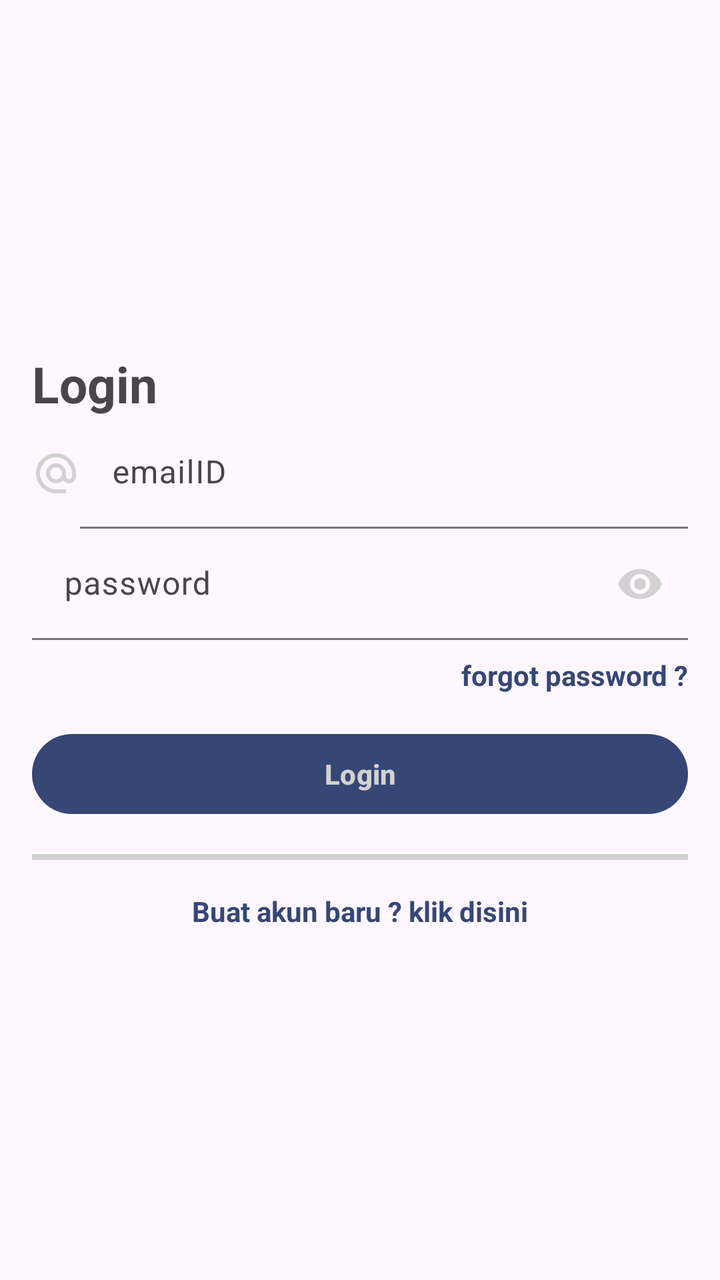
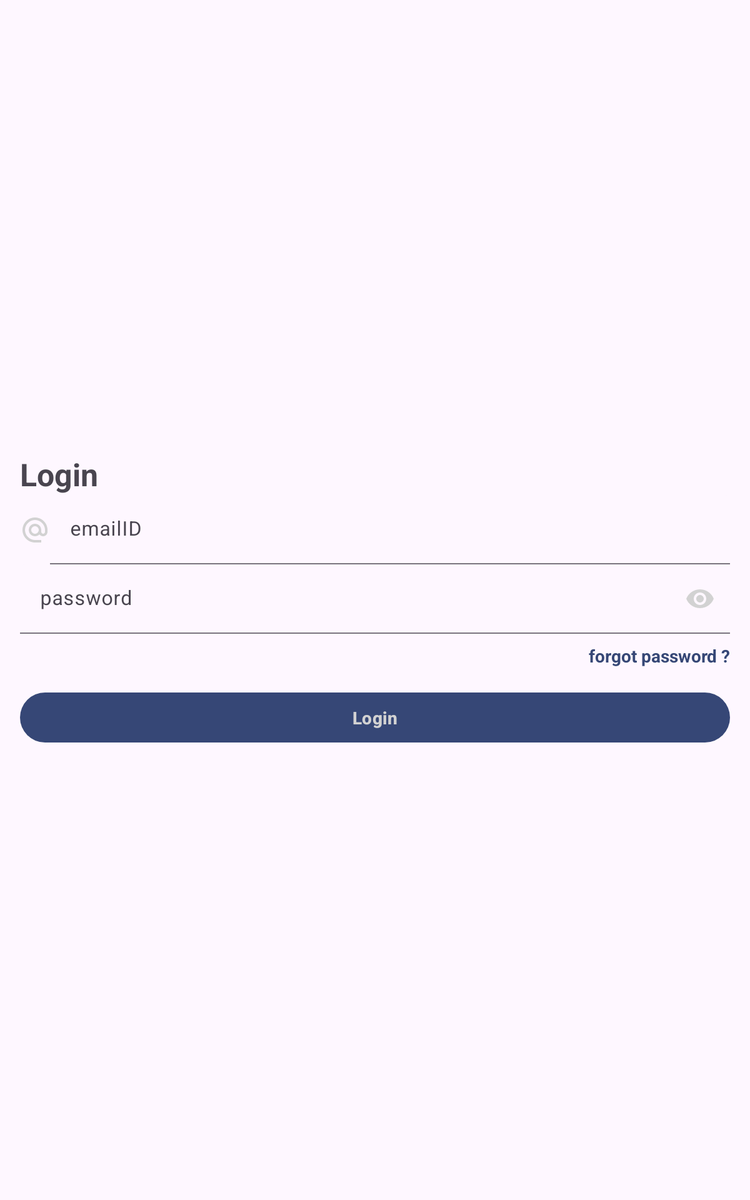

Two renders of one Android screen. The first uses the default layout on a phone; the second uses the alternative layout the repository ships for a different screen configuration, on a matching device. The two XML files are below.
<!-- AndroidManifest.xml: application theme Theme.TestMitraSinerjiTeknoindo -->
<!-- res/layout/activity_login.xml -->
<?xml version="1.0" encoding="utf-8"?>
<androidx.constraintlayout.widget.ConstraintLayout xmlns:android="http://schemas.android.com/apk/res/android"
    xmlns:app="http://schemas.android.com/apk/res-auto"
    xmlns:tools="http://schemas.android.com/tools"
    android:layout_width="match_parent"
    android:layout_height="match_parent"
    tools:context=".LoginActivity">

    <LinearLayout
        android:layout_width="match_parent"
        android:layout_height="wrap_content"
        android:layout_marginStart="16dp"
        android:layout_marginEnd="16dp"
        android:orientation="vertical"
        app:layout_constraintBottom_toBottomOf="parent"
        app:layout_constraintEnd_toEndOf="parent"
        app:layout_constraintStart_toStartOf="parent"
        app:layout_constraintTop_toTopOf="parent">

        <com.google.android.material.textview.MaterialTextView
            android:layout_width="match_parent"
            android:layout_height="wrap_content"
            android:text="@string/login"
            android:textSize="25dp"
            android:textStyle="bold" />

        <androidx.constraintlayout.widget.ConstraintLayout
            android:layout_width="match_parent"
            android:layout_height="match_parent">

            <ImageView
                android:id="@+id/imageView2"
                android:layout_width="wrap_content"
                android:layout_height="0dp"
                app:layout_constraintBottom_toBottomOf="parent"
                app:layout_constraintStart_toStartOf="parent"
                app:layout_constraintTop_toTopOf="parent"
                app:srcCompat="@drawable/baseline_alternate_email_24" />

            <com.google.android.material.textfield.TextInputLayout

                app:boxBackgroundMode="filled"
                android:hint="@string/emailid"
                app:hintAnimationEnabled="true"
                android:layout_width="0dp"
                android:layout_height="wrap_content"
                app:layout_constraintBottom_toBottomOf="parent"
                app:layout_constraintEnd_toEndOf="parent"
                app:layout_constraintStart_toEndOf="@+id/imageView2"
                app:layout_constraintTop_toTopOf="parent">

                <com.google.android.material.textfield.TextInputEditText
                    android:id="@+id/tfemailid"
                    android:layout_width="match_parent"
                    android:layout_height="wrap_content"
                    android:textColor="@color/black"
                    android:inputType="textPersonName"
                    tools:ignore="RtlSymmetry" />
            </com.google.android.material.textfield.TextInputLayout>
        </androidx.constraintlayout.widget.ConstraintLayout>

        <androidx.constraintlayout.widget.ConstraintLayout
            android:layout_width="match_parent"
            android:layout_height="match_parent">

            <ImageView
                android:id="@+id/imageView3"
                android:layout_width="wrap_content"
                android:layout_height="0dp"
                app:layout_constraintBottom_toBottomOf="parent"
                app:layout_constraintStart_toStartOf="parent"
                app:layout_constraintTop_toTopOf="parent"
                app:srcCompat="@drawable/baseline_lock_24" />

            <com.google.android.material.textfield.TextInputLayout
                android:id="@+id/tfpasswordLayout"
                android:layout_width="0dp"
                android:layout_height="wrap_content"
                android:hint="@string/password"
                app:hintAnimationEnabled="true"
                app:boxBackgroundMode="filled"
                app:endIconMode="password_toggle"
                app:endIconTint="@color/text_main"
                android:textColor="@color/black"
                app:layout_constraintBottom_toBottomOf="parent"
                app:layout_constraintEnd_toEndOf="parent"
                app:layout_constraintStart_toEndOf="@+id/imageView3"
                app:layout_constraintTop_toTopOf="parent">

                <com.google.android.material.textfield.TextInputEditText
                    android:id="@+id/tfpassword"
                    android:layout_width="match_parent"
                    android:layout_height="wrap_content"
                    android:inputType="textPassword"
                    tools:ignore="RtlSymmetry" />
            </com.google.android.material.textfield.TextInputLayout>
        </androidx.constraintlayout.widget.ConstraintLayout>
        <com.google.android.material.textview.MaterialTextView
            android:id="@+id/tvlupapassword"
            android:layout_width="match_parent"
            android:layout_height="wrap_content"
            android:text="@string/forgot_password"
            android:textAlignment="textEnd"
            android:textStyle="bold"
            android:textColor="@color/blue_main"
            android:layout_marginTop="8dp"/>

        <com.google.android.material.button.MaterialButton
            android:id="@+id/btnLogin"
            android:layout_width="match_parent"
            android:layout_height="wrap_content"
            app:backgroundTint="@color/blue_main"
            android:layout_marginTop="16dp"
            android:textColor="@color/text_main"
            android:textStyle="bold"
            android:text="Login"/>

        <View
            android:id="@+id/divider2"
            android:layout_width="match_parent"
            android:layout_height="3dp"
            android:layout_marginTop="16dp"
            android:layout_marginBottom="16dp"
            android:background="@color/text_main" />

        <com.google.android.material.textview.MaterialTextView
            android:id="@+id/tv_buatakunbaru"
            android:layout_width="match_parent"
            android:layout_height="wrap_content"
            android:text="Buat akun baru ? klik disini"
            android:textAlignment="center"
            android:textColor="@color/blue_main"
            android:textStyle="bold" />
    </LinearLayout>
</androidx.constraintlayout.widget.ConstraintLayout>
<!-- resources referenced by this layout -->
<resources>
  <color name="black">#FF000000</color>
  <color name="blue_main">#364776</color>
  <color name="text_main">#D2D2D2</color>
  <!-- drawable baseline_alternate_email_24 (drawable) -->
  <vector android:height="24dp" android:tint="#D2D2D2"
      android:viewportHeight="24" android:viewportWidth="24"
      android:width="24dp" xmlns:android="http://schemas.android.com/apk/res/android">
      <path android:fillColor="@android:color/white" android:pathData="M12,2C6.48,2 2,6.48 2,12s4.48,10 10,10h5v-2h-5c-4.34,0 -8,-3.66 -8,-8s3.66,-8 8,-8 8,3.66 8,8v1.43c0,0.79 -0.71,1.57 -1.5,1.57s-1.5,-0.78 -1.5,-1.57L17,12c0,-2.76 -2.24,-5 -5,-5s-5,2.24 -5,5 2.24,5 5,5c1.38,0 2.64,-0.56 3.54,-1.47 0.65,0.89 1.77,1.47 2.96,1.47 1.97,0 3.5,-1.6 3.5,-3.57L22,12c0,-5.52 -4.48,-10 -10,-10zM12,15c-1.66,0 -3,-1.34 -3,-3s1.34,-3 3,-3 3,1.34 3,3 -1.34,3 -3,3z"/>
  </vector>
  <string name="emailid">emailID</string>
  <string name="forgot_password">forgot password ?</string>
  <string name="login">Login</string>
  <string name="password">password</string>
  <style name="Theme.TestMitraSinerjiTeknoindo" parent="Base.Theme.TestMitraSinerjiTeknoindo" />
  <style name="Base.Theme.TestMitraSinerjiTeknoindo" parent="Theme.Material3.DayNight">
          
          
      </style>
</resources>
<!-- res/layout-sw600dp/activity_login.xml (the repository's variant of the layout above) -->
<!-- drawn on a 7-inch tablet held upright -->
<?xml version="1.0" encoding="utf-8"?>
<androidx.constraintlayout.widget.ConstraintLayout xmlns:android="http://schemas.android.com/apk/res/android"
    xmlns:app="http://schemas.android.com/apk/res-auto"
    xmlns:tools="http://schemas.android.com/tools"
    android:layout_width="match_parent"
    android:layout_height="match_parent"
    tools:context=".LoginActivity">

    <LinearLayout
        android:layout_width="match_parent"
        android:layout_height="wrap_content"
        android:layout_marginStart="16dp"
        android:layout_marginEnd="16dp"
        android:orientation="vertical"
        app:layout_constraintBottom_toBottomOf="parent"
        app:layout_constraintEnd_toEndOf="parent"
        app:layout_constraintStart_toStartOf="parent"
        app:layout_constraintTop_toTopOf="parent">

        <com.google.android.material.textview.MaterialTextView
            android:layout_width="match_parent"
            android:layout_height="wrap_content"
            android:text="@string/login"
            android:textSize="25dp"
            android:textStyle="bold" />

        <androidx.constraintlayout.widget.ConstraintLayout
            android:layout_width="match_parent"
            android:layout_height="match_parent">

            <ImageView
                android:id="@+id/imageView2"
                android:layout_width="wrap_content"
                android:layout_height="0dp"
                app:layout_constraintBottom_toBottomOf="parent"
                app:layout_constraintStart_toStartOf="parent"
                app:layout_constraintTop_toTopOf="parent"
                app:srcCompat="@drawable/baseline_alternate_email_24" />

            <com.google.android.material.textfield.TextInputLayout

                app:boxBackgroundMode="filled"
                android:hint="@string/emailid"
                app:hintAnimationEnabled="true"
                android:layout_width="0dp"
                android:layout_height="wrap_content"
                app:layout_constraintBottom_toBottomOf="parent"
                app:layout_constraintEnd_toEndOf="parent"
                app:layout_constraintStart_toEndOf="@+id/imageView2"
                app:layout_constraintTop_toTopOf="parent">

                <com.google.android.material.textfield.TextInputEditText
                    android:id="@+id/tfemailid"
                    android:layout_width="match_parent"
                    android:layout_height="wrap_content"
                    android:textColor="@color/black"
                    android:inputType="textPersonName"
                    tools:ignore="RtlSymmetry" />
            </com.google.android.material.textfield.TextInputLayout>
        </androidx.constraintlayout.widget.ConstraintLayout>

        <androidx.constraintlayout.widget.ConstraintLayout
            android:layout_width="match_parent"
            android:layout_height="match_parent">

            <ImageView
                android:id="@+id/imageView3"
                android:layout_width="wrap_content"
                android:layout_height="0dp"
                app:layout_constraintBottom_toBottomOf="parent"
                app:layout_constraintStart_toStartOf="parent"
                app:layout_constraintTop_toTopOf="parent"
                app:srcCompat="@drawable/baseline_lock_24" />

            <com.google.android.material.textfield.TextInputLayout
                android:id="@+id/tfpasswordLayout"
                android:layout_width="0dp"
                android:layout_height="wrap_content"
                android:hint="@string/password"
                app:hintAnimationEnabled="true"
                app:boxBackgroundMode="filled"
                app:endIconMode="password_toggle"
                app:endIconTint="@color/text_main"
                android:textColor="@color/black"
                app:layout_constraintBottom_toBottomOf="parent"
                app:layout_constraintEnd_toEndOf="parent"
                app:layout_constraintStart_toEndOf="@+id/imageView3"
                app:layout_constraintTop_toTopOf="parent">

                <com.google.android.material.textfield.TextInputEditText
                    android:id="@+id/tfpassword"
                    android:layout_width="match_parent"
                    android:layout_height="wrap_content"
                    android:inputType="textPassword"
                    tools:ignore="RtlSymmetry" />
            </com.google.android.material.textfield.TextInputLayout>
        </androidx.constraintlayout.widget.ConstraintLayout>
        <com.google.android.material.textview.MaterialTextView
            android:layout_width="match_parent"
            android:layout_height="wrap_content"
            android:text="@string/forgot_password"
            android:textAlignment="textEnd"
            android:textStyle="bold"
            android:textColor="@color/blue_main"
            android:layout_marginTop="8dp"/>

        <com.google.android.material.button.MaterialButton
            android:id="@+id/btnLogin"
            android:layout_width="match_parent"
            android:layout_height="wrap_content"
            app:backgroundTint="@color/blue_main"
            android:layout_marginTop="16dp"
            android:textColor="@color/text_main"
            android:textStyle="bold"
            android:text="Login"/>
    </LinearLayout>
</androidx.constraintlayout.widget.ConstraintLayout>
